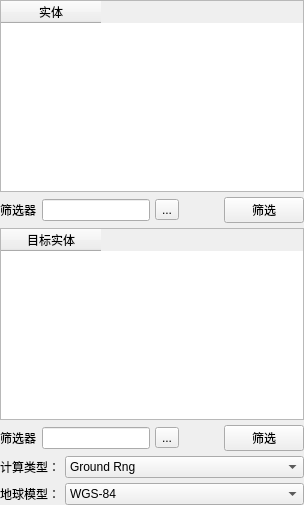
         <widget class="QWidget" name="page_12">
          <layout class="QVBoxLayout" name="verticalLayout_29">
           <property name="spacing">
            <number>5</number>
           </property>
           <property name="leftMargin">
            <number>0</number>
           </property>
           <property name="topMargin">
            <number>0</number>
           </property>
           <property name="rightMargin">
            <number>0</number>
           </property>
           <property name="bottomMargin">
            <number>0</number>
           </property>
           <item>
            <layout class="QVBoxLayout" name="verticalLayout_27">
             <item>
              <widget class="QTableWidget" name="tableWidget_Entity_9">
               <column>
                <property name="text">
                 <string>实体</string>
                </property>
               </column>
              </widget>
             </item>
             <item>
              <layout class="QHBoxLayout" name="horizontalLayout_33">
               <item>
                <widget class="QLabel" name="label_26">
                 <property name="text">
                  <string>筛选器</string>
                 </property>
                </widget>
               </item>
               <item>
                <widget class="QLineEdit" name="lineEdit_13"/>
               </item>
               <item>
                <widget class="QToolButton" name="toolButton_9">
                 <property name="text">
                  <string>...</string>
                 </property>
                </widget>
               </item>
               <item>
                <spacer name="horizontalSpacer_23">
                 <property name="orientation">
                  <enum>Qt::Horizontal</enum>
                 </property>
                 <property name="sizeHint" stdset="0">
                  <size>
                   <width>40</width>
                   <height>20</height>
                  </size>
                 </property>
                </spacer>
               </item>
               <item>
                <widget class="QPushButton" name="pushButton_13">
                 <property name="text">
                  <string>筛选</string>
                 </property>
                </widget>
               </item>
              </layout>
             </item>
            </layout>
           </item>
           <item>
            <layout class="QVBoxLayout" name="verticalLayout_28">
             <item>
              <widget class="QTableWidget" name="tableWidget_Entity_10">
               <column>
                <property name="text">
                 <string>目标实体</string>
                </property>
               </column>
              </widget>
             </item>
             <item>
              <layout class="QHBoxLayout" name="horizontalLayout_34">
               <item>
                <widget class="QLabel" name="label_27">
                 <property name="text">
                  <string>筛选器</string>
                 </property>
                </widget>
               </item>
               <item>
                <widget class="QLineEdit" name="lineEdit_14"/>
               </item>
               <item>
                <widget class="QToolButton" name="toolButton_10">
                 <property name="text">
                  <string>...</string>
                 </property>
                </widget>
               </item>
               <item>
                <spacer name="horizontalSpacer_24">
                 <property name="orientation">
                  <enum>Qt::Horizontal</enum>
                 </property>
                 <property name="sizeHint" stdset="0">
                  <size>
                   <width>40</width>
                   <height>20</height>
                  </size>
                 </property>
                </spacer>
               </item>
               <item>
                <widget class="QPushButton" name="pushButton_14">
                 <property name="text">
                  <string>筛选</string>
                 </property>
                </widget>
               </item>
              </layout>
             </item>
            </layout>
           </item>
           <item>
            <layout class="QGridLayout" name="gridLayout_3" columnstretch="0,1">
             <item row="0" column="0">
              <widget class="QLabel" name="label_28">
               <property name="text">
                <string>计算类型：</string>
               </property>
              </widget>
             </item>
             <item row="0" column="1">
              <widget class="QComboBox" name="comboBox_5">
               <property name="minimumSize">
                <size>
                 <width>0</width>
                 <height>0</height>
                </size>
               </property>
               <item>
                <property name="text">
                 <string>Ground Rng</string>
                </property>
               </item>
              </widget>
             </item>
             <item row="1" column="0">
              <widget class="QLabel" name="label_29">
               <property name="text">
                <string>地球模型：</string>
               </property>
              </widget>
             </item>
             <item row="1" column="1">
              <widget class="QComboBox" name="comboBox_6">
               <item>
                <property name="text">
                 <string>WGS-84</string>
                </property>
               </item>
              </widget>
             </item>
            </layout>
           </item>
          </layout>
         </widget>
